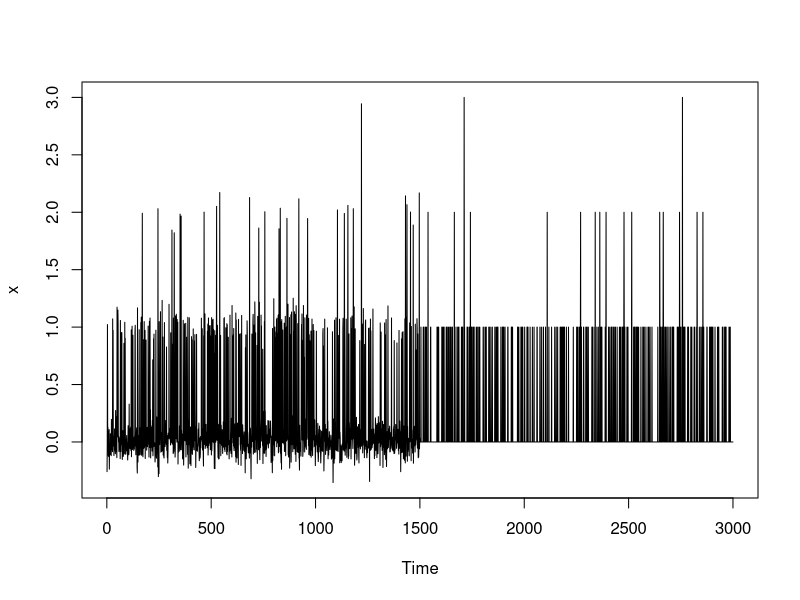
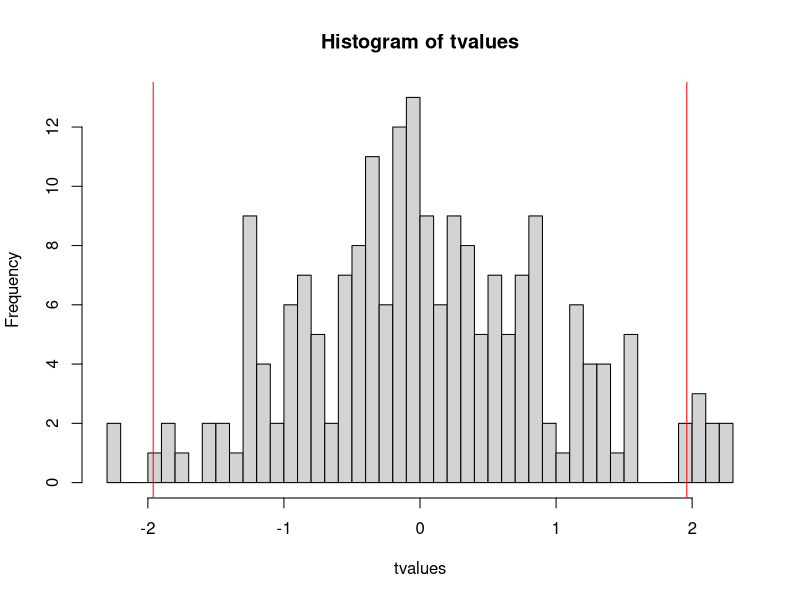
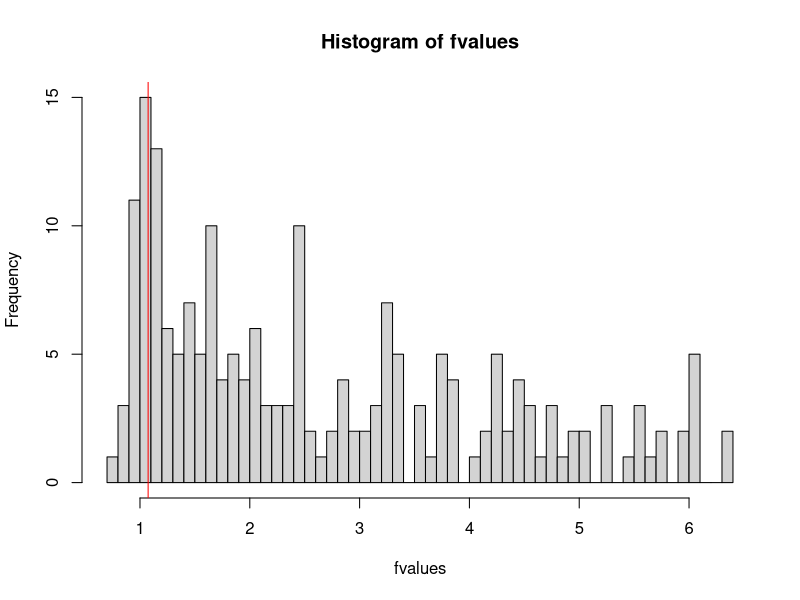

The R script that drew these images, in order:
## ---- chunk 1
knitr::opts_chunk$set(echo = TRUE)
## ---- chunk 2
period <- 1500
sampleSize <- 2*period
c0=rpois(period,.2)
c1=rpois(period,.2)
    
noise = rnorm(period,0,.1)

c_notGrouded <- c0 + noise

series <- c(c_notGrouded,c1)
x <-ts(series)


plot(x)
mean(noise)
mean(c_notGrouded)
mean(c1)
mean(c0)
sum(c_notGrouded <0)
sum(c1<0)

t.test(x = c_notGrouded,y = c1, alternative ="two.sided",var.equal = TRUE, conf.level = 0.01)

var.test(x = c_notGrouded,y = c1, alternative ="two.sided")

## ---- chunk 3
simulationCount <- 200

tvalues <- matrix(0, nrow = simulationCount, ncol = 1)

fvalues <- matrix(0, nrow = simulationCount, ncol = 1)

noise.variances <- 1:simulationCount*( 1/simulationCount)

for (i in 1:simulationCount)
{
  c0=rpois(period,.2)
  c1=rpois(period,.2)
      
  noise = rnorm(period,0,noise.variances[i])
  
  c_notGrouded <- c0 + noise
  
  series <- c(c_notGrouded,c1)
  x <-ts(series)
  
  ttest.results <- t.test(x = c_notGrouded,y = c1, alternative ="two.sided",var.equal = TRUE, conf.level = 0.01)
  t.value <- ttest.results$statistic
  tvalues[i]<- t.value
  
  ftest.results <- var.test(x = c_notGrouded,y = c1, alternative ="two.sided")
  f.value <- ftest.results$statistic
  fvalues[i] <- f.value

}

alpha <- 0.05
talpha <- qt(1-alpha/2,df = sampleSize-1)

hist(tvalues,40)
abline(v=talpha, col='red')

abline(v=-talpha, col='red')


hist(fvalues,40)
falpha <- qf(1-alpha/2,df1 = sampleSize-1,df2 = sampleSize-1)
abline(v=falpha, col='red')
falpha <- qf(alpha/2,df1 = sampleSize-1,df2 = sampleSize-1)
abline(v=-falpha, col='red')

